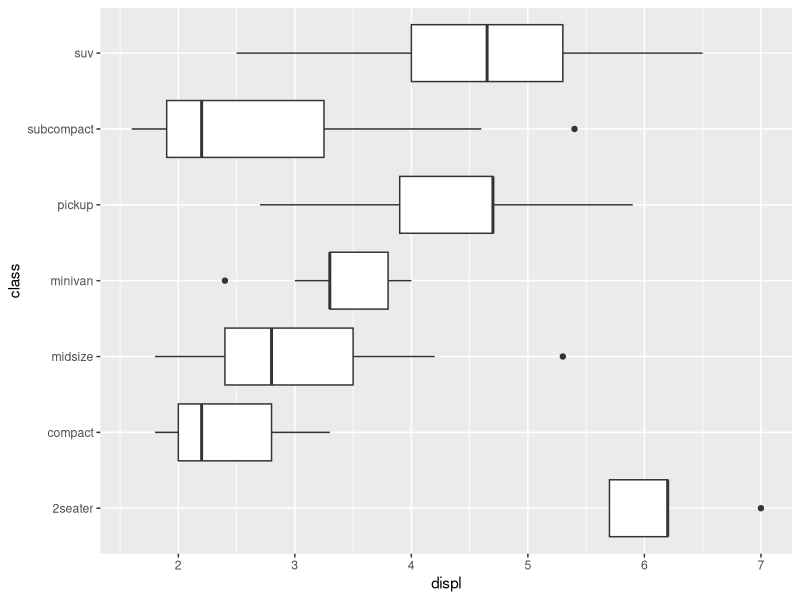
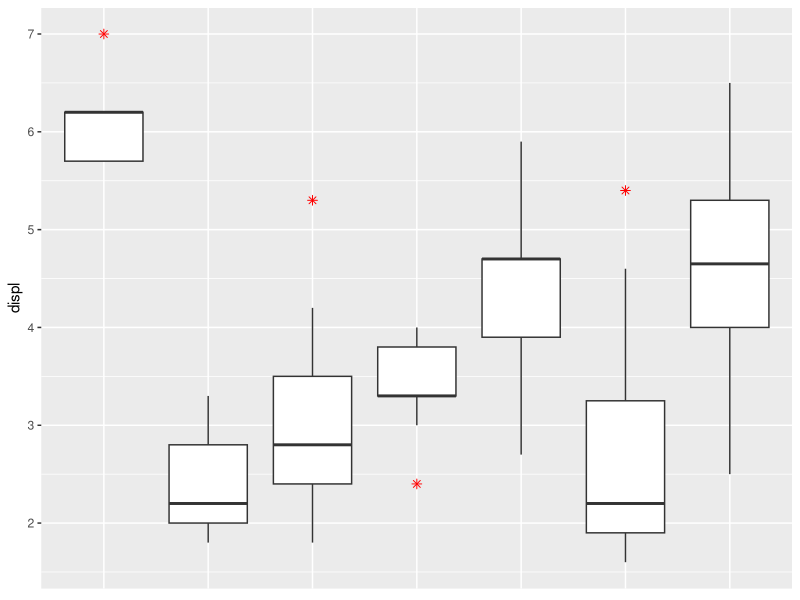
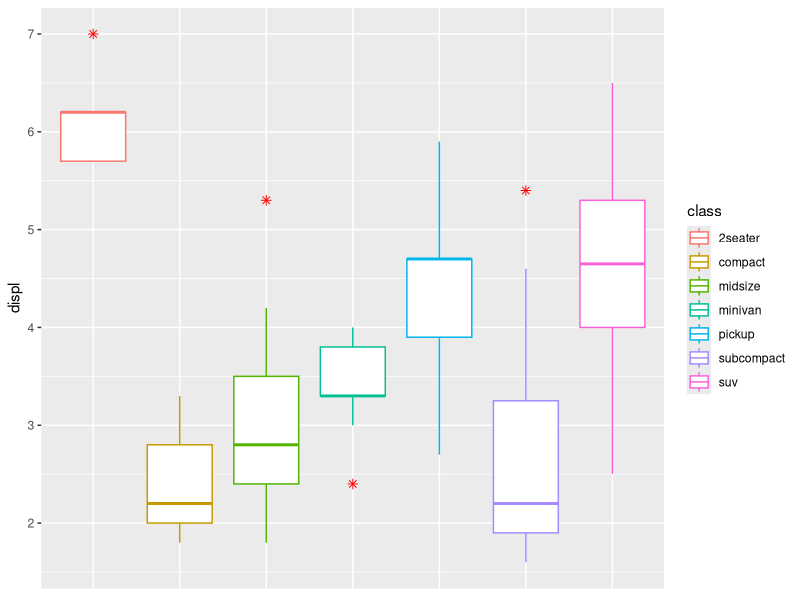
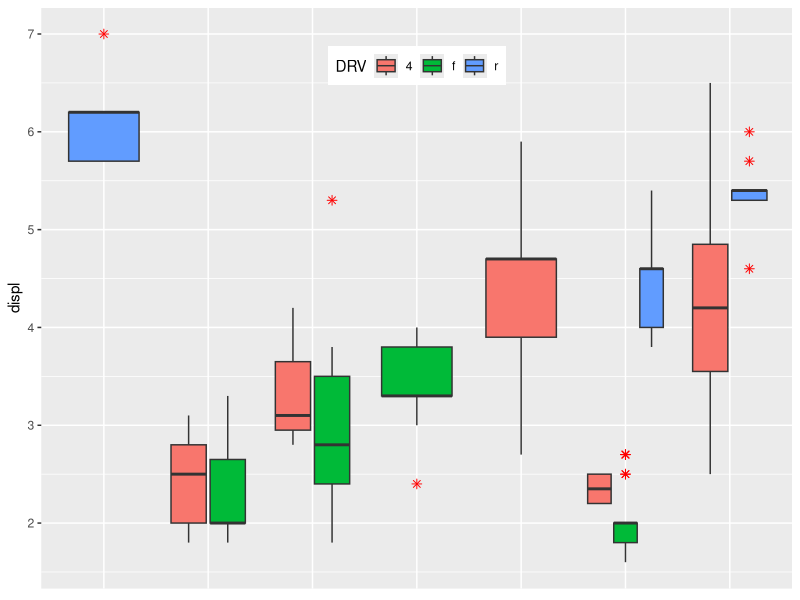

These figures' R source, in order:
#Module 8 Group Boxplots
library(tidyverse)

# mpg: Fuel economy data from 1999 to 2008 for 38 popular models of cars

data(mpg)
glimpse(mpg)
View(mpg)
names(mpg)

## Box plot
# Basic box plot
p <- ggplot(mpg, aes(x=class, y=displ)) + geom_boxplot( ) + coord_flip()
p


# Change outlier, color, shape and size
ggplot(mpg, aes(x=class, y=displ)) + 
  geom_boxplot(outlier.colour="red", outlier.shape=8,
               outlier.size=2)+
  theme(axis.title.x=element_blank(),
        axis.text.x=element_blank(),
        axis.ticks.x=element_blank())


###Change box plot colors by groups for one variable
ggplot(mpg, aes(x=class, y=displ,color=class)) + 
  geom_boxplot(outlier.colour="red", outlier.shape=8,
               outlier.size=2)+
  theme(axis.title.x=element_blank(),
        axis.text.x=element_blank(),
        axis.ticks.x=element_blank())



# Box plot with multiple variables
ggplot(mpg, aes(x=class, y=displ,fill=as.factor(drv))) + 
  geom_boxplot(outlier.colour="red", outlier.shape=8,
               outlier.size=2)+
  theme(axis.title.x=element_blank(),
        axis.text.x=element_blank(),
        axis.ticks.x=element_blank())+
  labs(fill="DRV")+   # set the legend's title
  theme(legend.position = c(0.5, 0.9),   # Set legend position as numeric vector c(x, y) or "top"
        legend.direction = "horizontal")
